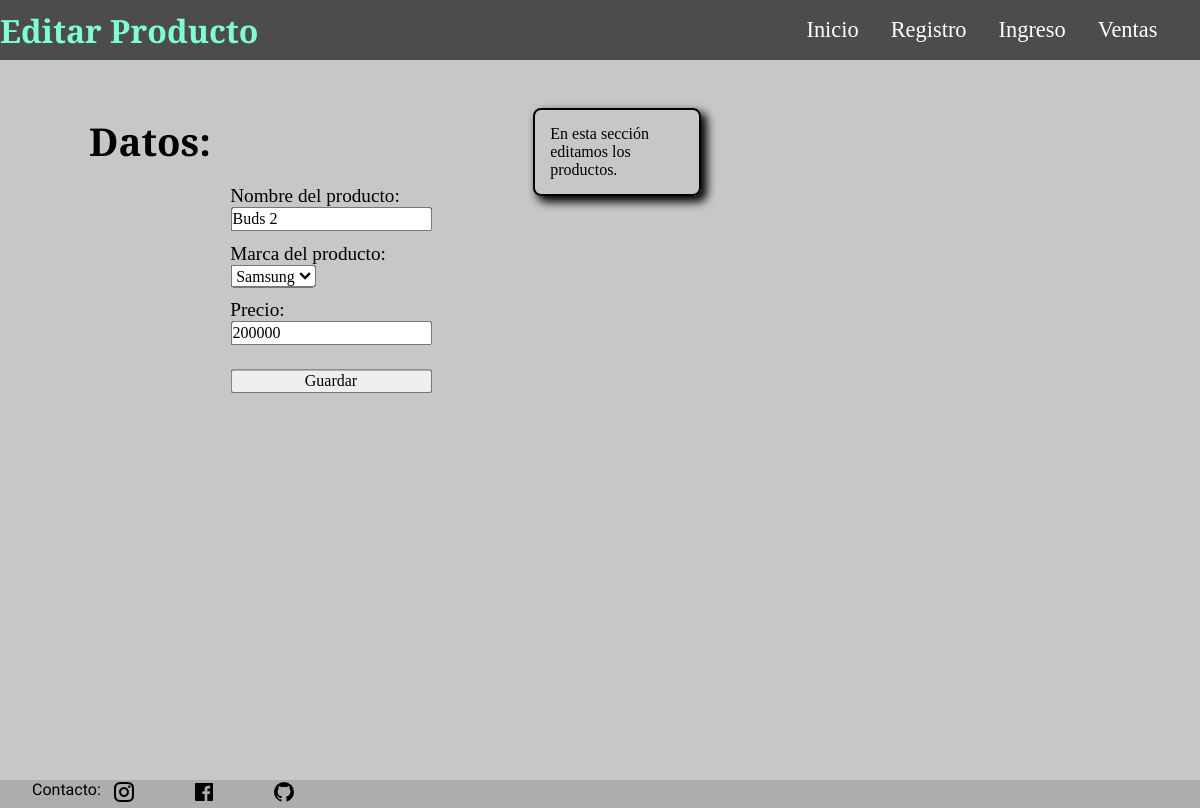
Page /ventas/ventas/cambiar_precio/2 on the committed database.
### ventas/models.py (models this page shows, shortened)
class NuevoProducto(models.Model):
    nombre = models.CharField(max_length=100, unique=True, error_messages={'unique': 'Ese producto ya esta registrado.'}, verbose_name='Nombre del producto')
    marca = models.ForeignKey(Marca, on_delete=models.CASCADE, null=True, blank=True, verbose_name='Marca del producto')
    precio = models.IntegerField()
    class Meta:
        verbose_name = 'Producto'
        verbose_name_plural = 'Productos'

class Marca(models.Model):
    nombre = models.CharField(max_length=100, unique=True, error_messages={'unique': 'Esa marca ya esta registrada.'}, verbose_name='Nombre de la marca')
    pais_origen = models.ForeignKey(Pais, on_delete=models.CASCADE, null=True, blank=True, verbose_name='País de origen')
    def __str__(self):
        return self.nombre
    class Meta:
        verbose_name = 'Marca'
        verbose_name_plural = 'Marcas'

### ventas/views.py (the view)
# urls.py: path('ventas/cambiar_precio/<int:pk>', cambiarprecio, name='cambiar_precio'),
def cambiarprecio(request, pk):
    consulta = NuevoProducto.objects.get(id=pk)
    if request.method == "POST":
        form_precio = NuevoProductoForm(request.POST, instance=consulta)
        if form_precio.is_valid():
            form_precio.save()
            return redirect("ventas:venta")
    else:
        form_precio = NuevoProductoForm(instance=consulta)
    return render(request, "ventas/cambiar_precio.html", {"form_precio": form_precio})

### ventas/forms.py
class NuevoProductoForm(forms.ModelForm):
    class Meta:
        model = NuevoProducto
        fields = '__all__'

### ventas/templates/ventas/cambiar_precio.html (shortened to what this page needs)
{% extends 'core/base.html' %}
{% block content %}
    <nav class="contenedor_nav">
        <div class="navegador">
            <h2 class="titulo">Editar Producto</h2>
        </div>
        <div class="links">
            <p><a href="{% url 'core:index' %}" class="link">Inicio</a></p>
            <p><a href="{% url 'ingreso:registro_index' %}" class="link">Registro</a></p>
            <p><a href="{% url 'ingreso:index' %}" class="link">Ingreso</a></p>
            <p><a href="{% url 'ventas:index' %}" class="link">Ventas</a></p>
        </div>
    </nav>
    <div class="cuerpo">
        <main class="principal">
            <div class="formulario_cliente">
                <h1 class="nombre_datos">Datos:</h1>
                <div class="formulario_hijo">
                    <form action="" method="post" class="form_producto">
                        {{ form_precio }}
                        <button type="submit" class="guardar_registro">Guardar</button>
                    </form>
                </div>
            </div>
            <div class="explicacion">
                <p>En esta sección editamos los productos.</p>
            </div>
        </main>
    </div>
{% endblock content %}

### core/static/css/style.css (style rules this page uses)
* { padding: 0; margin: 0; font-family: "Crimson Text", serif; }
body { min-height: 100vh; display: grid; background-color: rgb(199, 199, 199); }
.contenedor_nav { display: flex; align-items: center; height: 20px; transition-duration: .5s; background-color: rgb(76, 76, 76); }
.links { display: flex; margin-left: 1rem; margin-right: 1rem; }
.link { text-decoration: none; color: rgb(255, 255, 255); transition-duration: .5s; cursor: pointer; font-size: 1.2rem; }
.navegador { flex-grow: 20; align-content: center; }
.titulo { font-size: 1.2rem; color: aquamarine; transition-duration: .5s; }
.cuerpo { display: flex; flex-grow: 2; height: 90vh; }
.principal { display: grid; grid-template-rows: repeat(10, 1fr); grid-template-columns: repeat(10, 1fr); gap: 2rem; padding-top: 3rem; }
.links { display: flex; flex-grow: 1; gap: 2rem; }
.formulario_cliente { margin-top: 30px; scale: 1.2; grid-column-start: 2; grid-column-end: 3; grid-row-start: 1; display: grid; gap: 1rem; }
.nombre_datos { grid-column-start: 2; grid-row-start: 1; }
.formulario_hijo { grid-column-start: 3; grid-row-start: 2; display: flex; flex-flow: column; row-gap: 5px; }
.explicacion { padding: 15px; border: solid 2px black; border-radius: 8px; display: flex; flex-flow: column; row-gap: 30px; grid-column-start: 4; grid-column-end: 6; grid-row-start: 1; box-shadow: 5px 5px 10px 1px black; box-sizing: border-box; height: fit-content; align-self: flex-start; }
.form_producto { display: flex; flex-flow: column; row-gap: 10px; }
.guardar_registro { margin-top: 10px; }

### rows in the picture
NuevoProducto: nombre "Buds 2", marca "Samsung", precio "200000"
